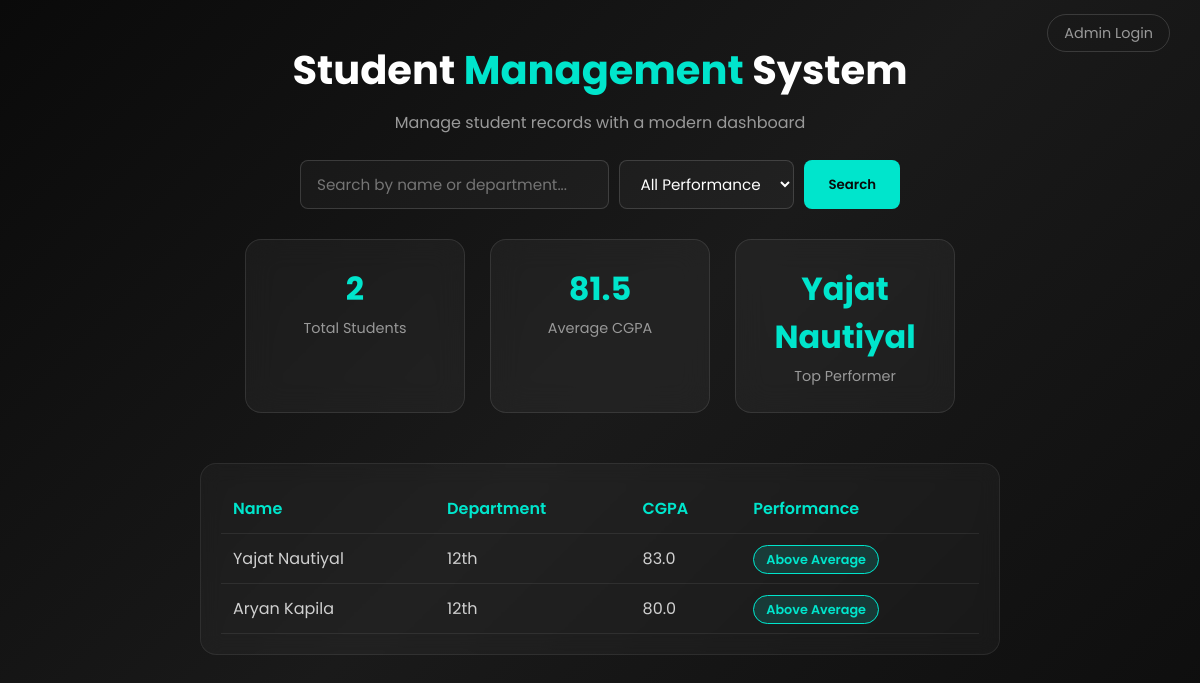
/, run on an earlier commit of the app's database.
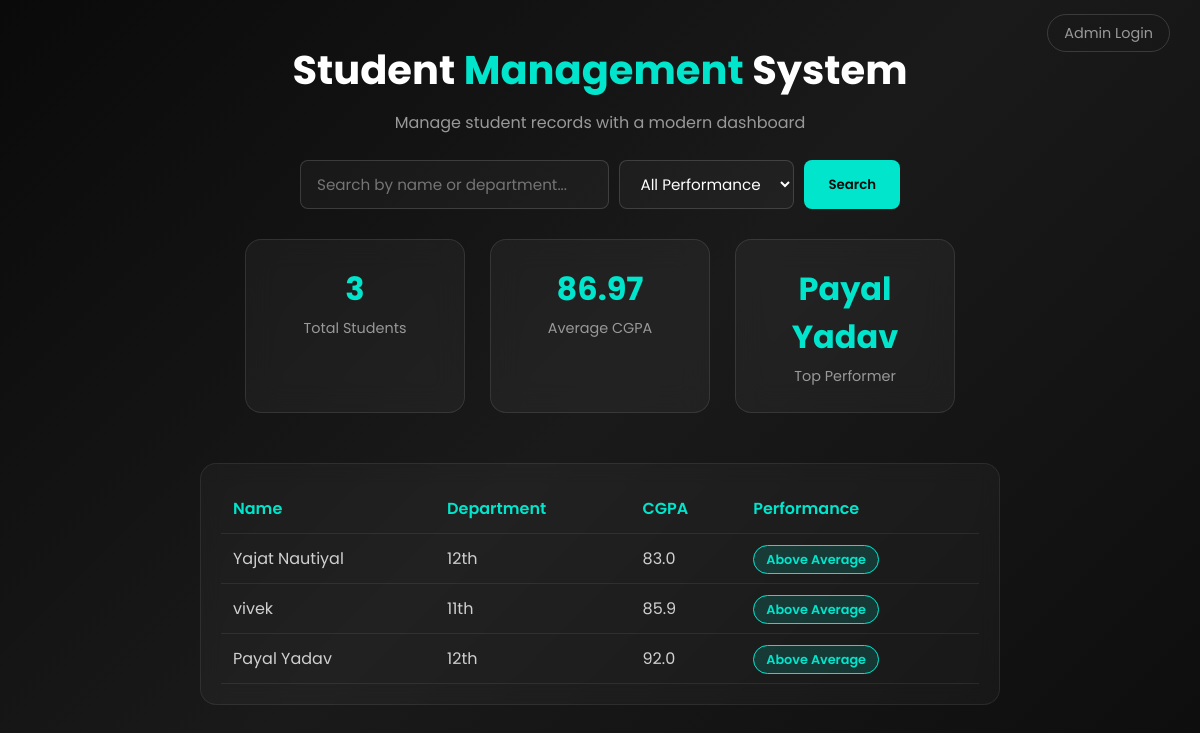
And on a later commit of the database.
### tables this page shows
CREATE TABLE students (
            id INTEGER PRIMARY KEY AUTOINCREMENT,
            name TEXT NOT NULL,
            class TEXT NOT NULL,
            marks REAL NOT NULL
        );

### app.py (the view)
@app.route('/')
def home():
    search_query = request.args.get('search', '')
    performance_filter = request.args.get('performance', '')
    conn = sqlite3.connect('students.db')
    cursor = conn.cursor()
    if search_query:
        cursor.execute('''
            SELECT * FROM students
            WHERE name LIKE ? OR department LIKE ?
        ''', ('%' + search_query + '%', '%' + search_query + '%'))
    else:
        cursor.execute('SELECT * FROM students')
    all_students = cursor.fetchall()
    conn.close()
    students_with_performance = []
    for student in all_students:
        cgpa = student[3]
        if cgpa >= 7.5:
            performance = "Above Average"
        elif cgpa >= 5.5:
            performance = "Average"
        else:
            performance = "Below Average"
        students_with_performance.append(student + (performance,))
    if performance_filter:
        students = [s for s in students_with_performance if s[4] == performance_filter]
    else:
        students = students_with_performance
    total_students = len(students)
    if total_students > 0:
        total_cgpa = sum(student[3] for student in students)
        average_cgpa = round(total_cgpa / total_students, 2)
        top_performer = max(students, key=lambda s: s[3])[1]
    else:
        average_cgpa = 0
        top_performer = "N/A"
    return render_template('index.html',
                            students=students,
                            total_students=total_students,
                            average_cgpa=average_cgpa,
                            top_performer=top_performer,
                            search_query=search_query,
                            performance_filter=performance_filter,
                            logged_in=session.get('logged_in', False))

### templates/index.html (shortened to what this page needs)
<!DOCTYPE html>
<html lang="en">
<head>
</head>
<body>
    <div class="top-bar">
        {% if logged_in %}
            <a href="/logout">Logout</a>
        {% else %}
            <a href="/login">Admin Login</a>
        {% endif %}
    </div>
    <h1>Student <span>Management</span> System</h1>
    <p class="subtitle">Manage student records with a modern dashboard</p>
    <form action="/" method="GET" class="search-form">
        <input type="text" name="search" placeholder="Search by name or department..." value="{{ search_query }}">
        <select name="performance">
            <option value="">All Performance</option>
        </select>
        <button type="submit">Search</button>
    </form>
    <div class="cards-container">
        <div class="card">
            <h2>{{ total_students }}</h2>
            <p>Total Students</p>
        </div>
        <div class="card">
            <h2>{{ average_cgpa }}</h2>
            <p>Average CGPA</p>
        </div>
        <div class="card">
            <h2>{{ top_performer }}</h2>
            <p>Top Performer</p>
        </div>
    </div>
    <div class="table-container">
        <table>
            <tr>
                <th>Name</th>
                <th>Department</th>
                <th>CGPA</th>
                <th>Performance</th>
            </tr>
            {% for student in students %}
            <tr>
                <td>{{ student[1] }}</td>
                <td>{{ student[2] }}</td>
                <td>{{ student[3] }}</td>
                <td>
                    <span class="badge badge-{{ student[4] | replace(' ', '-') | lower }}">{{ student[4] }}</span>
                </td>
            </tr>
            {% endfor %}
        </table>
    </div>
</body>
</html>

### templates/index.html (style rules this page uses)
* { margin: 0; padding: 0; box-sizing: border-box; font-family: 'Poppins', sans-serif; }
body { min-height: 100vh; background: linear-gradient(135deg, #0a0a0a, #1a1a1a, #0d0d0d); display: flex; flex-direction: column; align-items: center; padding: 40px 20px; color: #ffffff; position: relative; }
.top-bar { position: absolute; top: 20px; right: 30px; }
.top-bar a { color: #999999; text-decoration: none; font-size: 0.9rem; padding: 8px 16px; border: 1px solid rgba(255, 255, 255, 0.15); border-radius: 20px; transition: all 0.3s ease; }
h1 { font-size: 2.5rem; font-weight: 700; margin-bottom: 10px; color: #ffffff; }
h1 span { color: #00e5cc; }
p.subtitle { color: #999999; margin-bottom: 25px; }
.search-form { display: flex; gap: 10px; margin-bottom: 30px; width: 100%; max-width: 600px; flex-wrap: wrap; }
.search-form input { flex: 1; min-width: 150px; padding: 12px 16px; border-radius: 8px; border: 1px solid rgba(255, 255, 255, 0.15); background: rgba(255, 255, 255, 0.03); color: white; font-size: 0.95rem; }
.search-form select { padding: 12px 16px; border-radius: 8px; border: 1px solid rgba(255, 255, 255, 0.15); background: rgba(255, 255, 255, 0.03); color: white; font-size: 0.95rem; }
.search-form select option { background: #1a1a1a; color: white; }
.search-form button { padding: 12px 24px; border: none; border-radius: 8px; background: #00e5cc; color: #0a0a0a; font-weight: 600; cursor: pointer; transition: opacity 0.3s ease; }
.cards-container { display: flex; gap: 25px; flex-wrap: wrap; justify-content: center; width: 100%; max-width: 1000px; }
.card { background: rgba(255, 255, 255, 0.04); backdrop-filter: blur(15px); border: 1px solid rgba(255, 255, 255, 0.1); border-radius: 16px; padding: 25px; width: 220px; text-align: center; transition: transform 0.3s ease, box-shadow 0.3s ease; }
.card h2 { font-size: 2rem; color: #00e5cc; margin-bottom: 5px; }
.card p { color: #999999; font-size: 0.9rem; }
.table-container { margin-top: 50px; width: 100%; max-width: 800px; background: rgba(255, 255, 255, 0.03); backdrop-filter: blur(10px); border-radius: 16px; padding: 20px; border: 1px solid rgba(255, 255, 255, 0.08); overflow-x: auto; }
table { width: 100%; border-collapse: collapse; }
th, td { padding: 12px; text-align: left; border-bottom: 1px solid rgba(255, 255, 255, 0.08); white-space: nowrap; }
th { color: #00e5cc; font-weight: 600; }
td { color: #d0d0d0; }
.badge { padding: 5px 12px; border-radius: 20px; font-size: 0.8rem; font-weight: 600; }
.badge-above-average { background: rgba(0, 229, 204, 0.15); color: #00e5cc; border: 1px solid #00e5cc; }

What changed in the data, as far as the page shows it:
removed students: name "Aryan Kapila", class "12th", marks "80.0", student "Above Average"
added students: name "Payal Yadav", class "12th", marks "92.0", student "Above Average"
added students: name "vivek", class "11th", marks "85.9", student "Above Average"
Also different on the page:
{{ total_students }}: "2" → "3"
{{ average_cgpa }}: "81.5" → "86.97"
{{ top_performer }}: "Yajat Nautiyal" → "Payal Yadav"
